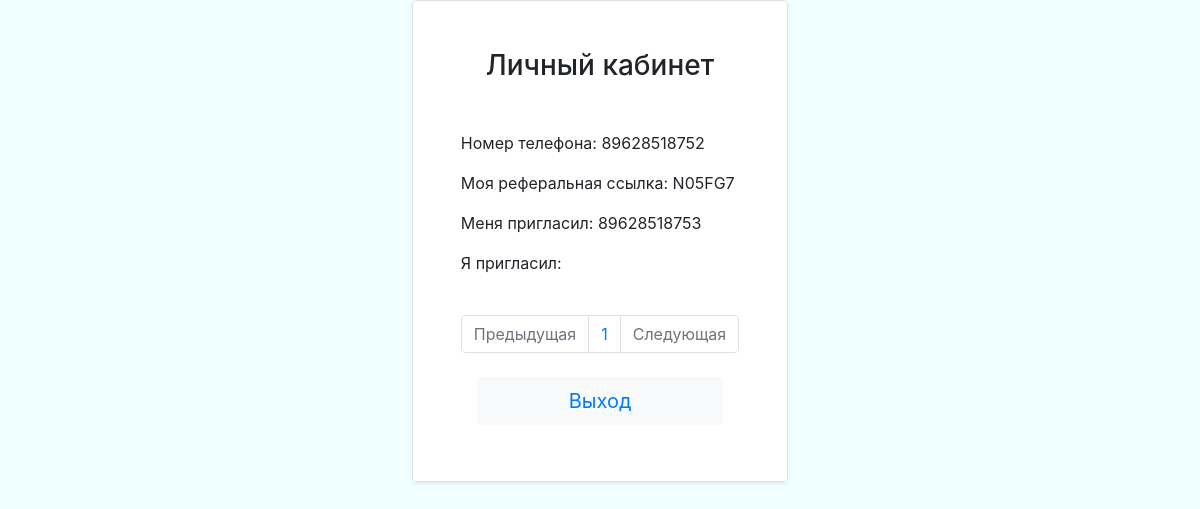
Screenshot of /profile/ (signed in) with the database file from the repository.
### accounts/models.py (models this page shows, shortened)
class CustomeUser(AbstractBaseUser, PermissionsMixin):
    phone_regex = RegexValidator(
        regex=r'^[8]\d{10}$',
        message='Введите допустимое значение')
    phone_number = models.CharField(verbose_name='номер телефона',
                                    validators=[phone_regex],
                                    max_length=11, unique=True)
    invite_code = models.CharField(
        max_length=6, default=invite_generator,
        unique=True, verbose_name='инвайт код'
    )
    password_phone = models.CharField(max_length=4,
                                      verbose_name='одноразовый пароль',
                                      null=True)
    is_staff = models.BooleanField(default=False)
    is_superuser = models.BooleanField(default=False)
    created = models.DateTimeField(auto_now_add=True)
    USERNAME_FIELD = 'phone_number'
    REQUIRED_FIELDS = []
    objects = UserManager()
    class Meta:
        verbose_name = 'пользователь'
        verbose_name_plural = 'пользователи'

### referral/models.py (models this page shows, shortened)
class ReferralUser(models.Model):
    i_invited = models.ForeignKey(CustomeUser,
                                  on_delete=models.CASCADE,
                                  blank=True,
                                  verbose_name='меня пригласил',
                                  related_name='referred') #человек который меня пригласил
    he_invited_me = models.ForeignKey(CustomeUser,
                                      on_delete=models.CASCADE,
                                      blank=True,
                                      verbose_name='я пригласил',
                                      related_name='referrer') #человек которых я пригласил
    class Meta:
        verbose_name_plural = 'реферальная ссылка'

### accounts/views.py (the view)
# urls.py: path('profile/', profile_view, name='profile'),
@login_required
def profile_view(request):
    form = UserProfileForm(request.POST or None)
    user = CustomeUser.objects.get(phone_number=request.user)
    referred = user.referred.select_related('he_invited_me').first()
    referrer = user.referrer.select_related('i_invited').filter(he_invited_me=request.user).order_by('id')
    paginator = Paginator(referrer, 4)
    page_number = request.GET.get('page')
    page_obj = paginator.get_page(page_number)
    context = {'form': form,
               'referrer': referrer,
               'he_invited_me': referred,
               'referral': page_obj}
    return render(request, 'accounts/profile.html', context)

### accounts/templates/accounts/profile.html (shortened to what this page needs)
{% extends 'accounts/base.html' %}
{% load crispy_forms_tags %}
{% block content %}
    <div class="container-fluid d-flex h-100 justify-content-center align-items-center p-0">
        <div class="row bg-white shadow-sm">
            <div class="col border rounded p-5">
                <h3 class="text-center mb-5">Личный кабинет</h3>
                <form  action="{% url 'accounts:invite' %}" method="post" id="profileForm">
                    <div>
                        <p>Номер телефона: {{ user.phone_number }}</p>
                    </div>
                    <div>
                        <p>Моя реферальная ссылка: {{ user.invite_code }}</p>
                    </div>
                    <div>
                        {% if he_invited_me %}
                            <p>Меня пригласил: {{ he_invited_me.he_invited_me }}</p>
                        {% else %}
                            <div class="form-group">
                                <label for="{{ form.invite_code.id_for_label }}">Инвайт-код:</label>
                                {{ form.invite_code }}
                            </div>
                        {% endif %}
                    </div>
                    <div>
                        <p>Я пригласил:</p>
                        <br>
                        {% include 'accounts/paginator.html' %}
                    </div>
                    <div class="navbar">
                        <button type="submit" class="btn btn-light btn-lg btn-block">
                          <a href="{% url 'accounts:logout' %}">Выход</a>
                        </button>
                    </div>
                </form>
            </div>
        </div>
    </div>
{% endblock content %}

### accounts/templates/accounts/base.html (style rules this page uses)
html, body { height: 100%; }
body { background-color: azure; }

### rows the page displays
CustomeUser: phone_number "89628518752", invite_code "N05FG7"
ReferralUser: he_invited_me "89628518753"

### other values shown
{{ page }} "1"
